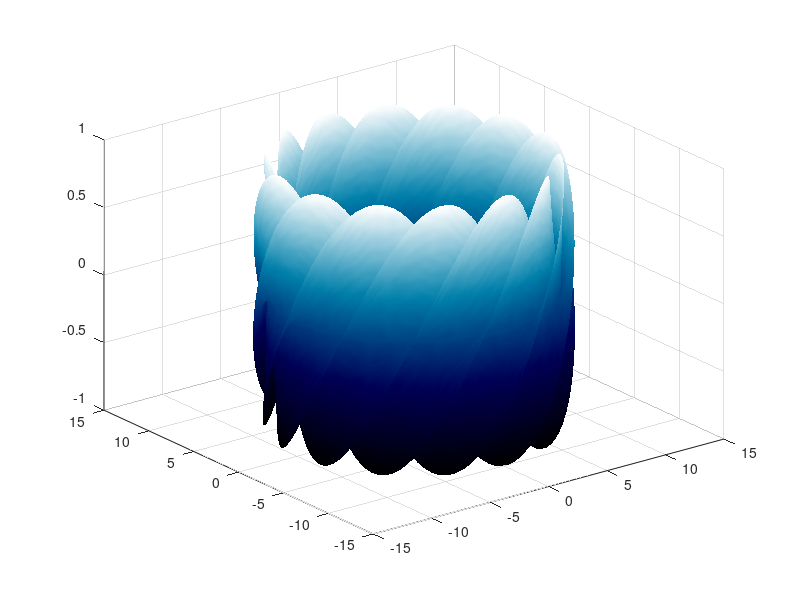

Here is the MATLAB script that generated this plot:
u = 0:0.05:6*pi;
v = -1:0.05:1;
R = 10;
[U, V] = meshgrid(u, v);

X = (R+V.*cos(7/3.*U)).*cos(U);
Y = (R+V.*cos(7/3.*U)).*sin(U);

#[X, Y] = meshgrid(x, y);
Z = V.*sin(7/3.*U);
figure
surf(X, Y, Z)
shading interp
colormap('ocean')
